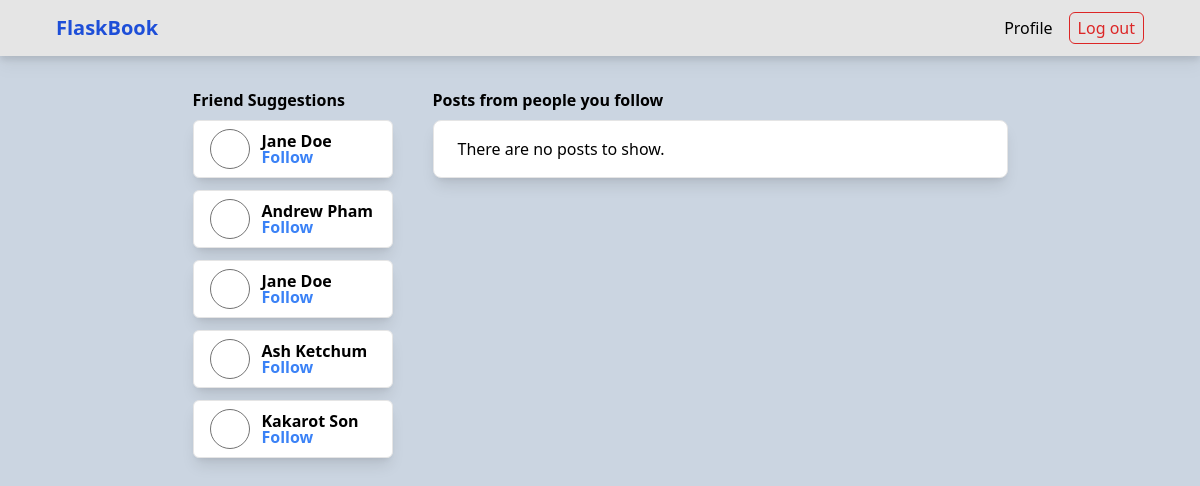
Page / (signed in) on the committed database.
### flaskbook_app/models.py (models this page shows, shortened)
class User(UserMixin, db.Model):
    id = db.Column(db.Integer, primary_key=True)
    username = db.Column(db.String(20), unique=True, nullable=False)
    password = db.Column(db.String(200), nullable=False)
    first_name = db.Column(db.String(40), nullable=False)
    last_name = db.Column(db.String(40), nullable=False)
    created_at = db.Column(db.DateTime, default=datetime.utcnow, nullable=False)
    user_interests = db.relationship('UserInterest', backref='user', lazy=True)
    avatar = db.Column(db.String(255), default='https://t4.ftcdn.net/jpg/00/64/67/63/360_F_64676383_LdbmhiNM6Ypzb3FM4PPuFP9rHe7ri8Ju.jpg')
    followed = db.relationship(
        'Follow',
        foreign_keys=[Follow.follower_id],
        backref='follower',
        lazy='dynamic',
    )
    followers = db.relationship(
        'Follow',
        foreign_keys=[Follow.followed_id],
        backref='followed',
        lazy='dynamic',
    )
    def is_following(self, user):
        return self.followed.filter_by(followed_id=user.id).first() is not None

### flaskbook_app/main/routes.py (the view)
@main.route("/")
@login_required
def index():
    user = current_user
    posts = Post.query \
        .join(Follow, Follow.followed_id == Post.author_id) \
        .filter(Follow.follower_id == user.id) \
        .filter(Post.receiver_id == Post.author_id) \
        .order_by(Post.created_at.desc()) \
        .all()
    users_with_shared_interests = []
    users = User.query.all()
    for user in users:
        if not current_user.is_following(user) and user.id != current_user.id:
            users_with_shared_interests.append(user)
    return render_template("home.html", posts=posts, current_user=current_user, users_with_shared_interests=users_with_shared_interests)

### flaskbook_app/extensions.py (called while the page is built)
@login_manager.user_loader
def load_user(user_id):
    return User.query.get(user_id)

### flaskbook_app/templates/home.html (shortened to what this page needs)
{% extends 'base.html' %} {% block content %}
<section class="w-10/12 flex p-8 gap-x-10 min-h-screen justify-center">
  <div class="min-w-[200px]">
    <h2 class="font-bold whitespace-nowrap">Friend Suggestions</h2>
    <div>
      <ul class="flex flex-col gap-y-3 my-2">
        {% for user in users_with_shared_interests %}
        <li
          class="flex gap-x-3 items-center bg-white shadow-lg border border-neutral-200 rounded-md py-2 px-4"
        >
          <div class="w-10 h-10 rounded-full overflow-hidden border border-neutral-500">
          </div>
          <div>
            <a class="font-bold" href="/{{user.username}}">
              <p class="leading-4 whitespace-nowrap">
                {{ user.first_name }} {{ user.last_name }}
              </p></a
            >
            <a class="font-bold" href="/follow/{{user.id}}"
              ><p class="leading-4 text-blue-500">Follow</p></a
            >
          </div>
        </li>
        {% endfor %}
      </ul>
    </div>
  </div>
  <div class="w-fit min-w-[575px] flex flex-col">
    <h2 class="font-bold">Posts from people you follow</h2>
    <div class="flex flex-col gap-y-3 max-w-xl my-2">
      {% if posts|length == 0 %}
      <div class="flex flex-col bg-white rounded-lg shadow-lg border border-neutral-200">
        <div class="flex flex-row justify-between items-center p-4">
          <div class="flex flex-row items-center">
            <div class="flex flex-col ml-2">
              <p>There are no posts to show.</p>
            </div>
          </div>
        </div>
      </div>
      {% endif %}
    </div>
  </div>
</section>
{% endblock %}

### flaskbook_app/templates/base.html (shortened to what this page needs)
<!DOCTYPE html>
<html lang="en">
  <head>
    <script src="https://cdn.tailwindcss.com"></script>
  </head>
  <body class="min-w-screen min-h-screen">
    <header
      class="w-full h-14 bg-neutral-200 flex items-center px-14 justify-between border-b border-b-neutral-200 drop-shadow-lg"
    >
      <a class="text-blue-700 text-xl font-bold" href="/">FlaskBook</a>
      <nav>
        <div>
          <ul class="flex gap-x-4">
            <li>
              <a class="font-medium" href="/{{ current_user.username }}"
                ><p class="hover:underline">Profile</p></a
              >
            </li>
            <li class="hover:scale-[1.03] transform duration-100">
              <a
                class="border border-red-600 text-red-600 rounded-md px-2 py-1 font-medium"
                href="/logout"
                >Log out</a
              >
            </li>
          </ul>
        </div>
      </nav>
    </header>
    <main class="min-h-full w-full flex justify-center bg-slate-300">
      {% block content %} {% endblock %}
    </main>
  </body>
</html>

### rows in the picture
User: first_name "Jane", last_name "Doe"
User: first_name "Andrew", last_name "Pham"
User: first_name "Jane", last_name "Doe"
User: first_name "Ash", last_name "Ketchum"
User: first_name "Kakarot", last_name "Son"
